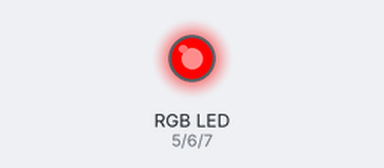
The sketch below on a simulated Arduino Uno, built with avr-gcc and run on an emulated ATmega328P. Parts: an RGB LED mixed from three pins (HIGH = lit).

Above: at 0.05 s.
At 1.25 s:
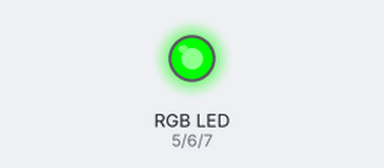
At 2.5 s:
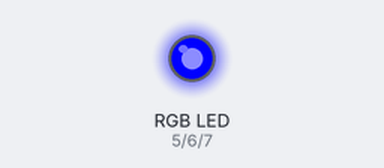
At 4.95 s:
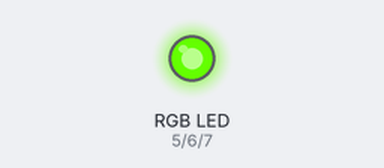
At 7.45 s:
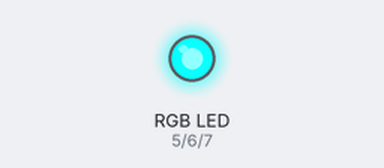
At 9.95 s:
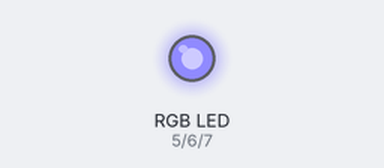
Timing chart, 0 to 13.0 s (numbered marks = the images above):
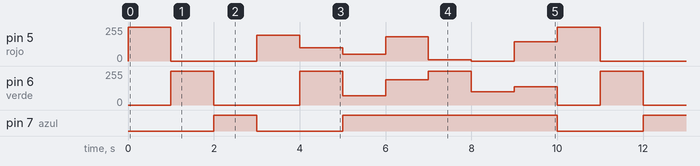

The sketch:

colores_aug27b.ino
```cpp
int rojo = 5;
int verde = 6;
int azul = 7;


void setup() {
  pinMode(rojo, OUTPUT);
  pinMode(verde, OUTPUT);
  pinMode(azul, OUTPUT);

}

void set_color(int red, int green, int blue){
  analogWrite(rojo, red);
  analogWrite(verde, green);
  analogWrite(azul, blue);
}

void loop() {
  set_color(255,0,0);
  delay(1000);
  set_color(0,255,0);
  delay(1000);
  set_color(0,0,255);
  delay(1000);
  set_color(194,0,10);
  delay(1000);
  set_color(100,255,0);
  delay(1000);
  set_color(50,70,255);
  delay(1000);
  set_color(183,190,232);
  delay(1000);
  set_color(10,255,192);
  delay(1000);
  set_color(0,100,249);
  delay(1000);
  set_color(144,138,200);
  delay(1000);
}
```

Measured:
- by itself, pin 7 (azul): repeats every 10.0 s: LOW 2.0 s, HIGH 5.0 s, LOW 2.0 s, HIGH 1.0 s
- by itself, pin 5 (rojo): repeats every 10.0 s: 0/255 2.0 s, 194/255 1.0 s, 100/255 1.0 s, 50/255 1.0 s, 183/255 1.0 s, 10/255 1.0 s, 0/255 1.0 s, 144/255 1.0 s, 255/255 1.0 s
- by itself, pin 6 (verde): repeats every 10.0 s: 0/255 2.0 s, 255/255 1.0 s, 70/255 1.0 s, 190/255 1.0 s, 255/255 1.0 s, 100/255 1.0 s, 138/255 1.0 s, 0/255 1.0 s, 255/255 1.0 s
